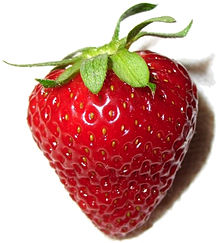
#> input picture python/strawberry.jpg, 220 x 243 px
$ python write_to_public.py   (Python 2 division)
#> lines starting #> are read from the running program, lines starting #| are printed output that depends on the picture
### python/utility.py
import cv2

from datetime import datetime

# [17 lines left out: function to_JSON_string, not called in this run]


def send(obj):
    print(to_JSON_string(obj))


def write_result(image=None, result=None, save_copy=False):
    if (image is not None):
        cv2.imwrite('./public/images/image.png', image)
    if (result is not None):
        cv2.imwrite('./public/images/result.png', result)
        if save_copy:
            filename = './python/results/'+datetime.now().strftime('%Y-%m-%d-%H-%M-%S')+'.png'
            cv2.imwrite(filename, result)


def shrink_to_size(img, get_dims = False):
    height, width = img.shape[:2]
    MAX = 600

    max_height = min(height, MAX)
    max_width = min(width, MAX)

    ratio = 1

    if (height>width):
        max_dim = 'height'
    else:
        max_dim = 'width'
    resize = False

    if (max_dim == 'height'):
        if (height>max_height):
            ratio = float(max_height)/height
            resize = True
    else:
        if (width>max_width):
            ratio = float(max_width)/width
            resize = True
    if (resize):
        height = int(ratio*height)
        width = int(ratio*width)
        img = cv2.resize(img,(width, height), interpolation = cv2.INTER_AREA)
    if get_dims:
        return (img, width, height)
    return img

### python/write_to_public.py
import utility as utils
import cv2

path = raw_input()
#> the answer given: strawberry.jpg

img = cv2.imread(path,0)
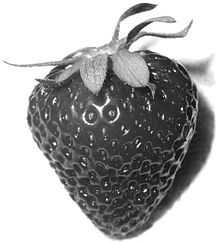
#> img: shape (243, 220); min 1, max 255, mean 168.9
if (img is not None):
    ## ratio might be useful to know
    (img, width, height) = utils.shrink_to_size(img, get_dims  = True)
#> width = 220; height = 243
##    Use utils.send for JSON!
##    utils.send('width,'+str(width))
##    utils.send('height,'+str(height))
    print 'width,'+str(width)
#| width,220
    print 'height,'+str(height)
#| height,243
    utils.write_result(image = img)

$ run again, on python/circles.png
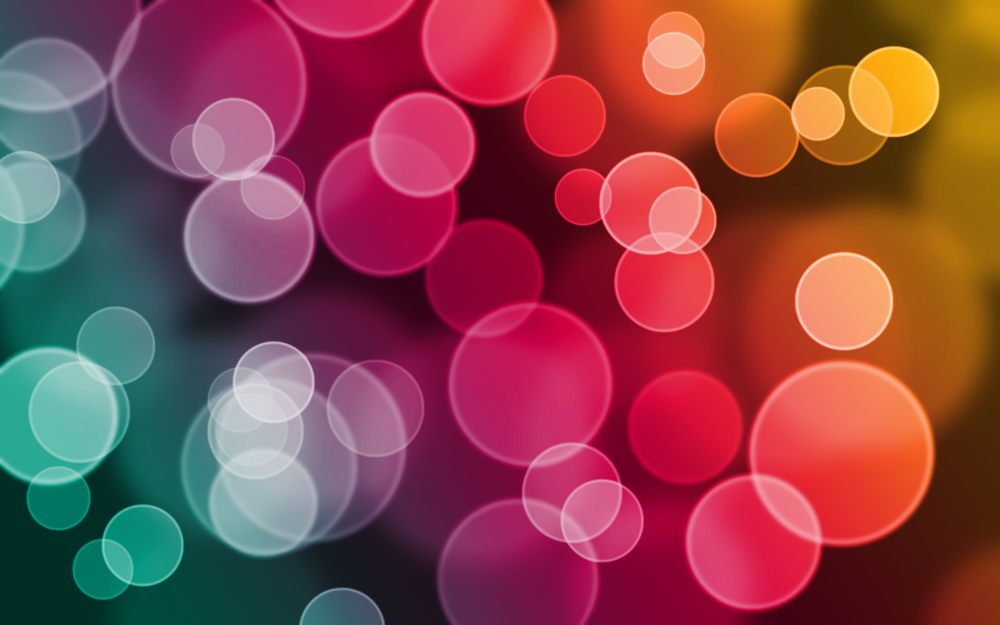
#> input picture python/circles.png, 1000 x 625 px
#> `img = cv2.imread(path,0)`:
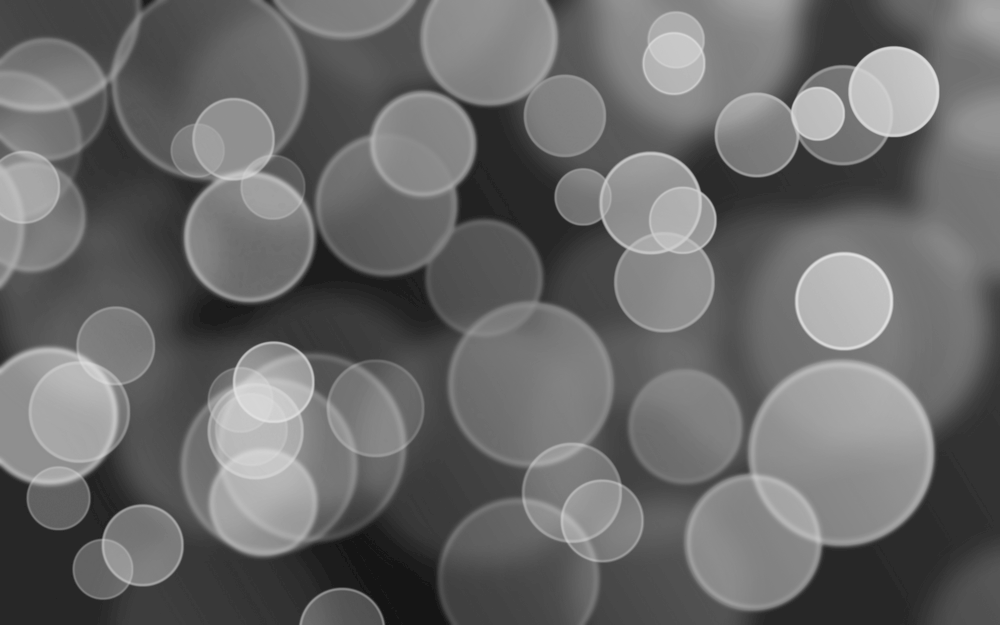
#> img: shape (625, 1000); min 21, max 224, mean 105.7
#> `(img, width, height) = utils.shrink_to_size(img, get_dims  = True)`: width = 600; height = 375
#| width,600
#| height,375
